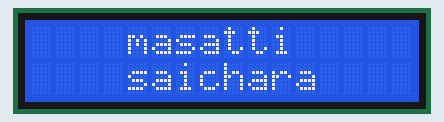
Simulated run of this sketch. Board: Arduino Uno, built with avr-gcc and run on an emulated ATmega328P. Parts: 16×2 character LCD.

Above: at 0.1 s.
At 2.1 s:
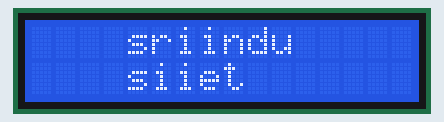

The sketch:

12_Using_LCD_1602.ino
```cpp
/***********************************************************
Project 11: Using LCD Display
Description: Get print something Text on Your LCD Display
Company: Texoham eLearning Platform
Website: www.texoham.com/elearning
***********************************************************/

#include <Wire.h>
#include <LiquidCrystal_I2C.h>
LiquidCrystal_I2C lcd(0x27, 16, 2); // CHANGE THE 0X3F ADDRESS TO YOUR SCREEN ADDRESS IF NEEDED
//LiquidCrystal_I2C lcd = LiquidCrystal_I2C(0x3F, 16, 2);

/**********************************************************
 Connection for I2C Module
 VCC - 5v
 Gnd- Gnd
 SDA - A4
 SCL - A5
 ***********************************************************/
void setup()
{
  lcd.begin();
  lcd.backlight();
}
void loop()
{
  lcd.setCursor(4, 0);
  lcd.print("masatti");
  lcd.setCursor(4, 1);
  lcd.print("saichara");
  delay(2000);
  lcd.clear();
  lcd.setCursor(4, 0);
  lcd.print("sriindu");
  lcd.setCursor(4, 1);
  lcd.print("siiet");
  delay(2000);
}
```

Measured:
- what the display in image 1 shows lasts 2.0 s, from 2.1 s to 4.1 s
